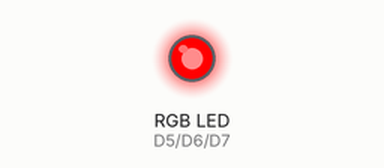
Bench run of a sketch on a simulated ESP8266 (NodeMCU). On the bench: an RGB LED mixed from three pins (HIGH = lit).

Above: at 0.5 s.
At 8.2 s:
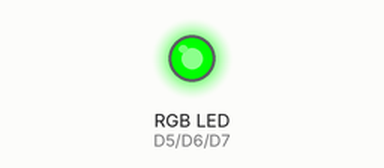
At 12.5 s:
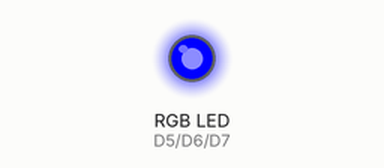
At 18.5 s:
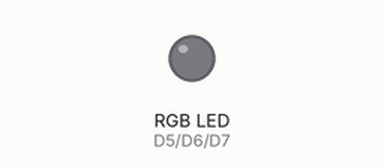
Timing chart, 0 to 26.0 s (numbered marks = the images above):
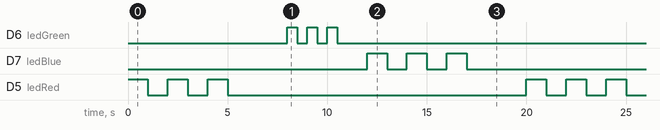

Measured:
- by itself, D6 (ledGreen): repeats every 20.0 s: 2 × (LOW 0.50 s, HIGH 0.50 s), LOW 17.5 s, HIGH 0.50 s
- by itself, D7 (ledBlue), D5 (ledRed): repeats every 20.0 s: 2 × (LOW 1.0 s, HIGH 1.0 s), LOW 15.0 s, HIGH 1.0 s
- by itself, everything shown: repeats every 20.0 s, in 18 steps

The sketch:

Praktikum1_LED_SOS_TUGAS.ino
```cpp
#define ledRed  D5
#define ledGreen  D6
#define ledBlue  D7

void setup() {
  // Mengatur pin LED sebagai output
  pinMode(ledRed, OUTPUT);
  pinMode(ledGreen, OUTPUT);
  pinMode(ledBlue, OUTPUT);
  Serial.begin(9600); // Memulai komunikasi serial dengan kecepatan 9600 bps
}

void loop() {
  // Mengirim kode SOS menggunakan LED merah
  blinkSOS(ledRed, 1000); // Menggunakan fungsi blinkSOS() untuk mengirim kode SOS

  // Mengirim kode SOS menggunakan LED hijau (RGB)
  blinkSOS_RGB(ledGreen, 500); // Menggunakan fungsi blinkSOS_RGB() untuk mengirim kode SOS

  // Mengirim kode SOS menggunakan LED biru
  blinkSOS(ledBlue, 1000); // Menggunakan fungsi blinkSOS() untuk mengirim kode SOS
}

void blinkSOS(int pin, int delayTime) {
  // Mengirim kode SOS menggunakan LED dengan penundaan waktu tertentu
  for (int i = 0; i < 3; i++) {
    digitalWrite(pin, HIGH);
    delay(delayTime);
    digitalWrite(pin, LOW);
    delay(delayTime);
  }
  delay(delayTime * 2);
}

void blinkSOS_RGB(int pin, int delayTime) {
  // Mengirim kode SOS menggunakan LED RGB dengan penundaan waktu tertentu
  for (int i = 0; i < 3; i++) {
    analogWrite(pin, 255); // Mengaktifkan LED hijau (analogWrite digunakan karena menggunakan LED RGB)
    delay(delayTime);
    analogWrite(pin, 0); // Mematikan LED hijau
    delay(delayTime);
  }
  delay(delayTime * 2);
}
```
